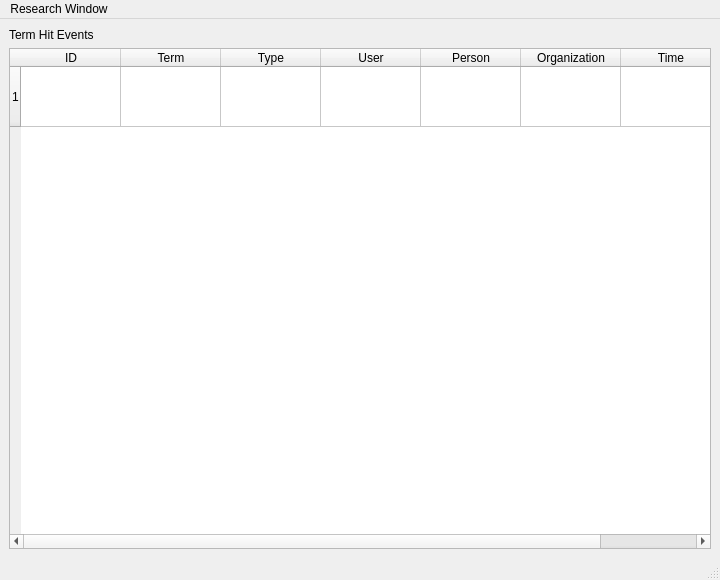
<?xml version="1.0" encoding="UTF-8"?>
<ui version="4.0">
 <class>ResearchWindow</class>
 <widget class="QMainWindow" name="ResearchWindow">
  <property name="geometry">
   <rect>
    <x>0</x>
    <y>0</y>
    <width>720</width>
    <height>580</height>
   </rect>
  </property>
  <property name="windowTitle">
   <string>MainWindow</string>
  </property>
  <widget class="QWidget" name="centralwidget">
   <layout class="QGridLayout" name="gridLayout_2">
    <item row="0" column="0">
     <layout class="QGridLayout" name="gridLayout">
      <item row="1" column="0">
       <widget class="QTableWidget" name="termTable">
        <property name="rowCount">
         <number>1</number>
        </property>
        <property name="columnCount">
         <number>7</number>
        </property>
        <attribute name="horizontalHeaderDefaultSectionSize">
         <number>100</number>
        </attribute>
        <attribute name="verticalHeaderDefaultSectionSize">
         <number>60</number>
        </attribute>
        <row/>
        <column>
         <property name="text">
          <string>ID</string>
         </property>
        </column>
        <column>
         <property name="text">
          <string>Term</string>
         </property>
        </column>
        <column>
         <property name="text">
          <string>Type</string>
         </property>
        </column>
        <column>
         <property name="text">
          <string>User</string>
         </property>
        </column>
        <column>
         <property name="text">
          <string>Person</string>
         </property>
        </column>
        <column>
         <property name="text">
          <string>Organization</string>
         </property>
        </column>
        <column>
         <property name="text">
          <string>Time</string>
         </property>
        </column>
       </widget>
      </item>
      <item row="0" column="0">
       <widget class="QLabel" name="label">
        <property name="text">
         <string>Term Hit Events</string>
        </property>
       </widget>
      </item>
     </layout>
    </item>
   </layout>
  </widget>
  <widget class="QMenuBar" name="menubar">
   <property name="geometry">
    <rect>
     <x>0</x>
     <y>0</y>
     <width>720</width>
     <height>23</height>
    </rect>
   </property>
   <widget class="QMenu" name="menuResearch_Window">
    <property name="title">
     <string>Research Window</string>
    </property>
   </widget>
   <addaction name="menuResearch_Window"/>
  </widget>
  <widget class="QStatusBar" name="statusbar"/>
 </widget>
 <resources/>
 <connections/>
</ui>
